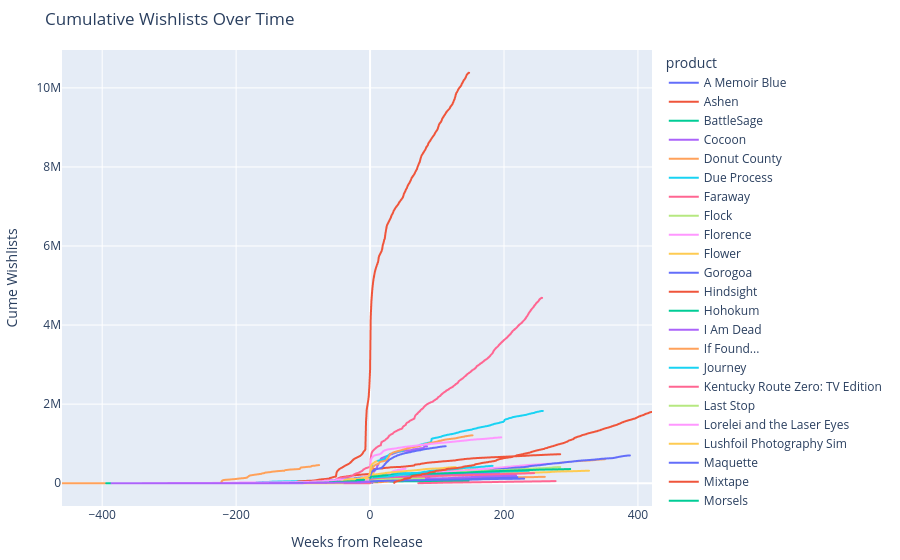

Notebook cell for this chart:
### Code cell
import plotly.express as px

# Create the interactive line plot
fig = px.line(df, 
              x="Weeks_from_Release", 
              y="cumulative_additions", 
              color='product',
              title="Cumulative Wishlists Over Time",
              labels={
                  "Weeks_from_Release": "Weeks from Release",
                  "cumulative_additions": "Cume Wishlists"
              })

# Update the layout for better aesthetics
fig.update_layout(
    autosize=True,
    height=600,
    margin=dict(l=20, r=20, t=50, b=20),
    hovermode='closest'
)

# Save as HTML
fig.write_html("docs/cumulative_wishlists_overtime.html")

# Show the interactive plot
fig.show()

### Figure 1 — Plotly figure (JSON) as saved in the notebook; plotly's stock layout.template omitted (floating-point values rounded to 4 significant figures; data arrays with more than 128 entries replaced by an {"elided": "..."} marker saying what was removed)
{"data": [{"hovertemplate": "product=A Memoir Blue<br>Weeks from Release=%{x}<br>Cume Wishlists=%{y}<extra></extra>", "legendgroup": "A Memoir Blue", "line": {"color": "#636efa", "dash": "solid"}, "marker": {"symbol": "circle"}, "mode": "lines", "name": "A Memoir Blue", "showlegend": true, "type": "scattergl", "x": {"elided": "386 int values"}, "xaxis": "x", "y": {"elided": "386 int values"}, "yaxis": "y"}, {"hovertemplate": "product=Ashen<br>Weeks from Release=%{x}<br>Cume Wishlists=%{y}<extra></extra>", "legendgroup": "Ashen", "line": {"color": "#EF553B", "dash": "solid"}, "marker": {"symbol": "circle"}, "mode": "lines", "name": "Ashen", "showlegend": true, "type": "scattergl", "x": {"elided": "385 int values"}, "xaxis": "x", "y": {"elided": "385 int values"}, "yaxis": "y"}, {"hovertemplate": "product=BattleSage<br>Weeks from Release=%{x}<br>Cume Wishlists=%{y}<extra></extra>", "legendgroup": "BattleSage", "line": {"color": "#00cc96", "dash": "solid"}, "marker": {"symbol": "circle"}, "mode": "lines", "name": "BattleSage", "showlegend": true, "type": "scattergl", "x": {"elided": "385 int values"}, "xaxis": "x", "y": {"elided": "385 int values"}, "yaxis": "y"}, {"hovertemplate": "product=Cocoon<br>Weeks from Release=%{x}<br>Cume Wishlists=%{y}<extra></extra>", "legendgroup": "Cocoon", "line": {"color": "#ab63fa", "dash": "solid"}, "marker": {"symbol": "circle"}, "mode": "lines", "name": "Cocoon", "showlegend": true, "type": "scattergl", "x": {"elided": "385 int values"}, "xaxis": "x", "y": {"elided": "385 int values"}, "yaxis": "y"}, {"hovertemplate": "product=Donut County<br>Weeks from Release=%{x}<br>Cume Wishlists=%{y}<extra></extra>", "legendgroup": "Donut County", "line": {"color": "#FFA15A", "dash": "solid"}, "marker": {"symbol": "circle"}, "mode": "lines", "name": "Donut County", "showlegend": true, "type": "scattergl", "x": {"elided": "386 int values"}, "xaxis": "x", "y": {"elided": "386 int values"}, "yaxis": "y"}, {"hovertemplate": "product=Due Process<br>Weeks from Release=%{x}<br>Cume Wishlists=%{y}<extra></extra>", "legendgroup": "Due Process", "line": {"color": "#19d3f3", "dash": "solid"}, "marker": {"symbol": "circle"}, "mode": "lines", "name": "Due Process", "showlegend": true, "type": "scattergl", "x": {"elided": "386 int values"}, "xaxis": "x", "y": {"elided": "386 int values"}, "yaxis": "y"}, {"hovertemplate": "product=Faraway<br>Weeks from Release=%{x}<br>Cume Wishlists=%{y}<extra></extra>", "legendgroup": "Faraway", "line": {"color": "#FF6692", "dash": "solid"}, "marker": {"symbol": "circle"}, "mode": "lines", "name": "Faraway", "showlegend": true, "type": "scattergl", "x": [-55, -54, -53, -52, -51, -50, -49, -48, -47, -46, -45, -44, -43, -42, -41, -40, -39, -38, -37, -36, -35, -34, -33, -32], "xaxis": "x", "y": [0, 1745, 2040, 2089, 2125, 2159, 2186, 2228, 2266, 2298, 2342, 3731, 4285, 4334, 4427, 4631, 4661, 4986, 5150, 5183, 5202, 5228, 5254, 5254], "yaxis": "y"}, {"hovertemplate": "product=Flock<br>Weeks from Release=%{x}<br>Cume Wishlists=%{y}<extra></extra>", "legendgroup": "Flock", "line": {"color": "#B6E880", "dash": "solid"}, "marker": {"symbol": "circle"}, "mode": "lines", "name": "Flock", "showlegend": true, "type": "scattergl", "x": {"elided": "386 int values"}, "xaxis": "x", "y": {"elided": "386 int values"}, "yaxis": "y"}, {"hovertemplate": "product=Florence<br>Weeks from Release=%{x}<br>Cume Wishlists=%{y}<extra></extra>", "legendgroup": "Florence", "line": {"color": "#FF97FF", "dash": "solid"}, "marker": {"symbol": "circle"}, "mode": "lines", "name": "Florence", "showlegend": true, "type": "scattergl", "x": {"elided": "386 int values"}, "xaxis": "x", "y": {"elided": "386 int values"}, "yaxis": "y"}, {"hovertemplate": "product=Flower<br>Weeks from Release=%{x}<br>Cume Wishlists=%{y}<extra></extra>", "legendgroup": "Flower", "line": {"color": "#FECB52", "dash": "solid"}, "marker": {"symbol": "circle"}, "mode": "lines", "name": "Flower", "showlegend": true, "type": "scattergl", "x": {"elided": "386 int values"}, "xaxis": "x", "y": {"elided": "386 int values"}, "yaxis": "y"}, {"hovertemplate": "product=Gorogoa<br>Weeks from Release=%{x}<br>Cume Wishlists=%{y}<extra></extra>", "legendgroup": "Gorogoa", "line": {"color": "#636efa", "dash": "solid"}, "marker": {"symbol": "circle"}, "mode": "lines", "name": "Gorogoa", "showlegend": true, "type": "scattergl", "x": {"elided": "386 int values"}, "xaxis": "x", "y": {"elided": "386 int values"}, "yaxis": "y"}, {"hovertemplate": "product=Hindsight<br>Weeks from Release=%{x}<br>Cume Wishlists=%{y}<extra></extra>", "legendgroup": "Hindsight", "line": {"color": "#EF553B", "dash": "solid"}, "marker": {"symbol": "circle"}, "mode": "lines", "name": "Hindsight", "showlegend": true, "type": "scattergl", "x": {"elided": "386 int values"}, "xaxis": "x", "y": {"elided": "386 int values"}, "yaxis": "y"}, {"hovertemplate": "product=Hohokum<br>Weeks from Release=%{x}<br>Cume Wishlists=%{y}<extra></extra>", "legendgroup": "Hohokum", "line": {"color": "#00cc96", "dash": "solid"}, "marker": {"symbol": "circle"}, "mode": "lines", "name": "Hohokum", "showlegend": true, "type": "scattergl", "x": {"elided": "386 int values"}, "xaxis": "x", "y": {"elided": "386 int values"}, "yaxis": "y"}, {"hovertemplate": "product=I Am Dead<br>Weeks from Release=%{x}<br>Cume Wishlists=%{y}<extra></extra>", "legendgroup": "I Am Dead", "line": {"color": "#ab63fa", "dash": "solid"}, "marker": {"symbol": "circle"}, "mode": "lines", "name": "I Am Dead", "showlegend": true, "type": "scattergl", "x": {"elided": "386 int values"}, "xaxis": "x", "y": {"elided": "386 int values"}, "yaxis": "y"}, {"hovertemplate": "product=If Found...<br>Weeks from Release=%{x}<br>Cume Wishlists=%{y}<extra></extra>", "legendgroup": "If Found...", "line": {"color": "#FFA15A", "dash": "solid"}, "marker": {"symbol": "circle"}, "mode": "lines", "name": "If Found...", "showlegend": true, "type": "scattergl", "x": {"elided": "386 int values"}, "xaxis": "x", "y": {"elided": "386 int values"}, "yaxis": "y"}, {"hovertemplate": "product=Journey<br>Weeks from Release=%{x}<br>Cume Wishlists=%{y}<extra></extra>", "legendgroup": "Journey", "line": {"color": "#19d3f3", "dash": "solid"}, "marker": {"symbol": "circle"}, "mode": "lines", "name": "Journey", "showlegend": true, "type": "scattergl", "x": {"elided": "386 int values"}, "xaxis": "x", "y": {"elided": "386 int values"}, "yaxis": "y"}, {"hovertemplate": "product=Kentucky Route Zero: TV Edition<br>Weeks from Release=%{x}<br>Cume Wishlists=%{y}<extra></extra>", "legendgroup": "Kentucky Route Zero: TV Edition", "line": {"color": "#FF6692", "dash": "solid"}, "marker": {"symbol": "circle"}, "mode": "lines", "name": "Kentucky Route Zero: TV Edition", "showlegend": true, "type": "scattergl", "x": {"elided": "206 int values"}, "xaxis": "x", "y": {"elided": "206 int values"}, "yaxis": "y"}, {"hovertemplate": "product=Last Stop<br>Weeks from Release=%{x}<br>Cume Wishlists=%{y}<extra></extra>", "legendgroup": "Last Stop", "line": {"color": "#B6E880", "dash": "solid"}, "marker": {"symbol": "circle"}, "mode": "lines", "name": "Last Stop", "showlegend": true, "type": "scattergl", "x": {"elided": "386 int values"}, "xaxis": "x", "y": {"elided": "386 int values"}, "yaxis": "y"}, {"hovertemplate": "product=Lorelei and the Laser Eyes<br>Weeks from Release=%{x}<br>Cume Wishlists=%{y}<extra></extra>", "legendgroup": "Lorelei and the Laser Eyes", "line": {"color": "#FF97FF", "dash": "solid"}, "marker": {"symbol": "circle"}, "mode": "lines", "name": "Lorelei and the Laser Eyes", "showlegend": true, "type": "scattergl", "x": {"elided": "386 int values"}, "xaxis": "x", "y": {"elided": "386 int values"}, "yaxis": "y"}, {"hovertemplate": "product=Lushfoil Photography Sim<br>Weeks from Release=%{x}<br>Cume Wishlists=%{y}<extra></extra>", "legendgroup": "Lushfoil Photography Sim", "line": {"color": "#FECB52", "dash": "solid"}, "marker": {"symbol": "circle"}, "mode": "lines", "name": "Lushfoil Photography Sim", "showlegend": true, "type": "scattergl", "x": {"elided": "386 int values"}, "xaxis": "x", "y": {"elided": "386 int values"}, "yaxis": "y"}, {"hovertemplate": "product=Maquette<br>Weeks from Release=%{x}<br>Cume Wishlists=%{y}<extra></extra>", "legendgroup": "Maquette", "line": {"color": "#636efa", "dash": "solid"}, "marker": {"symbol": "circle"}, "mode": "lines", "name": "Maquette", "showlegend": true, "type": "scattergl", "x": {"elided": "386 int values"}, "xaxis": "x", "y": {"elided": "386 int values"}, "yaxis": "y"}, {"hovertemplate": "product=Mixtape<br>Weeks from Release=%{x}<br>Cume Wishlists=%{y}<extra></extra>", "legendgroup": "Mixtape", "line": {"color": "#EF553B", "dash": "solid"}, "marker": {"symbol": "circle"}, "mode": "lines", "name": "Mixtape", "showlegend": true, "type": "scattergl", "x": {"elided": "386 int values"}, "xaxis": "x", "y": {"elided": "386 int values"}, "yaxis": "y"}, {"hovertemplate": "product=Morsels<br>Weeks from Release=%{x}<br>Cume Wishlists=%{y}<extra></extra>", "legendgroup": "Morsels", "line": {"color": "#00cc96", "dash": "solid"}, "marker": {"symbol": "circle"}, "mode": "lines", "name": "Morsels", "showlegend": true, "type": "scattergl", "x": {"elided": "385 int values"}, "xaxis": "x", "y": {"elided": "385 int values"}, "yaxis": "y"}, {"hovertemplate": "product=Mundaun<br>Weeks from Release=%{x}<br>Cume Wishlists=%{y}<extra></extra>", "legendgroup": "Mundaun", "line": {"color": "#ab63fa", "dash": "solid"}, "marker": {"symbol": "circle"}, "mode": "lines", "name": "Mundaun", "showlegend": true, "type": "scattergl", "x": {"elided": "386 int values"}, "xaxis": "x", "y": {"elided": "386 int values"}, "yaxis": "y"}, {"hovertemplate": "product=Neon White<br>Weeks from Release=%{x}<br>Cume Wishlists=%{y}<extra></extra>", "legendgroup": "Neon White", "line": {"color": "#FFA15A", "dash": "solid"}, "marker": {"symbol": "circle"}, "mode": "lines", "name": "Neon White", "showlegend": true, "type": "scattergl", "x": {"elided": "386 int values"}, "xaxis": "x", "y": {"elided": "386 int values"}, "yaxis": "y"}, {"hovertemplate": "product=Open Roads<br>Weeks from Release=%{x}<br>Cume Wishlists=%{y}<extra></extra>", "legendgroup": "Open Roads", "line": {"color": "#19d3f3", "dash": "solid"}, "marker": {"symbol": "circle"}, "mode": "lines", "name": "Open Roads", "showlegend": true, "type": "scattergl", "x": {"elided": "386 int values"}, "xaxis": "x", "y": {"elided": "386 int values"}, "yaxis": "y"}, {"hovertemplate": "product=Outer Wilds<br>Weeks from Release=%{x}<br>Cume Wishlists=%{y}<extra></extra>", "legendgroup": "Outer Wilds", "line": {"color": "#FF6692", "dash": "solid"}, "marker": {"symbol": "circle"}, "mode": "lines", "name": "Outer Wilds", "showlegend": true, "type": "scattergl", "x": {"elided": "386 int values"}, "xaxis": "x", "y": {"elided": "386 int values"}, "yaxis": "y"}, {"hovertemplate": "product=Sayonara Wild Hearts<br>Weeks from Release=%{x}<br>Cume Wishlists=%{y}<extra></extra>", "legendgroup": "Sayonara Wild Hearts", "line": {"color": "#B6E880", "dash": "solid"}, "marker": {"symbol": "circle"}, "mode": "lines", "name": "Sayonara Wild Hearts", "showlegend": true, "type": "scattergl", "x": {"elided": "386 int values"}, "xaxis": "x", "y": {"elided": "386 int values"}, "yaxis": "y"}, {"hovertemplate": "product=Skin Deep<br>Weeks from Release=%{x}<br>Cume Wishlists=%{y}<extra></extra>", "legendgroup": "Skin Deep", "line": {"color": "#FF97FF", "dash": "solid"}, "marker": {"symbol": "circle"}, "mode": "lines", "name": "Skin Deep", "showlegend": true, "type": "scattergl", "x": {"elided": "386 int values"}, "xaxis": "x", "y": {"elided": "386 int values"}, "yaxis": "y"}, {"hovertemplate": "product=Solar Ash<br>Weeks from Release=%{x}<br>Cume Wishlists=%{y}<extra></extra>", "legendgroup": "Solar Ash", "line": {"color": "#FECB52", "dash": "solid"}, "marker": {"symbol": "circle"}, "mode": "lines", "name": "Solar Ash", "showlegend": true, "type": "scattergl", "x": {"elided": "386 int values"}, "xaxis": "x", "y": {"elided": "386 int values"}, "yaxis": "y"}, {"hovertemplate": "product=Storyteller<br>Weeks from Release=%{x}<br>Cume Wishlists=%{y}<extra></extra>", "legendgroup": "Storyteller", "line": {"color": "#636efa", "dash": "solid"}, "marker": {"symbol": "circle"}, "mode": "lines", "name": "Storyteller", "showlegend": true, "type": "scattergl", "x": {"elided": "386 int values"}, "xaxis": "x", "y": {"elided": "386 int values"}, "yaxis": "y"}, {"hovertemplate": "product=Stray<br>Weeks from Release=%{x}<br>Cume Wishlists=%{y}<extra></extra>", "legendgroup": "Stray", "line": {"color": "#EF553B", "dash": "solid"}, "marker": {"symbol": "circle"}, "mode": "lines", "name": "Stray", "showlegend": true, "type": "scattergl", "x": {"elided": "386 int values"}, "xaxis": "x", "y": {"elided": "386 int values"}, "yaxis": "y"}, {"hovertemplate": "product=Telling Lies<br>Weeks from Release=%{x}<br>Cume Wishlists=%{y}<extra></extra>", "legendgroup": "Telling Lies", "line": {"color": "#00cc96", "dash": "solid"}, "marker": {"symbol": "circle"}, "mode": "lines", "name": "Telling Lies", "showlegend": true, "type": "scattergl", "x": {"elided": "385 int values"}, "xaxis": "x", "y": {"elided": "385 int values"}, "yaxis": "y"}, {"hovertemplate": "product=The Artful Escape<br>Weeks from Release=%{x}<br>Cume Wishlists=%{y}<extra></extra>", "legendgroup": "The Artful Escape", "line": {"color": "#ab63fa", "dash": "solid"}, "marker": {"symbol": "circle"}, "mode": "lines", "name": "The Artful Escape", "showlegend": true, "type": "scattergl", "x": {"elided": "386 int values"}, "xaxis": "x", "y": {"elided": "386 int values"}, "yaxis": "y"}, {"hovertemplate": "product=The Lost Wild<br>Weeks from Release=%{x}<br>Cume Wishlists=%{y}<extra></extra>", "legendgroup": "The Lost Wild", "line": {"color": "#FFA15A", "dash": "solid"}, "marker": {"symbol": "circle"}, "mode": "lines", "name": "The Lost Wild", "showlegend": true, "type": "scattergl", "x": {"elided": "385 int values"}, "xaxis": "x", "y": {"elided": "385 int values"}, "yaxis": "y"}, {"hovertemplate": "product=The Pathless<br>Weeks from Release=%{x}<br>Cume Wishlists=%{y}<extra></extra>", "legendgroup": "The Pathless", "line": {"color": "#19d3f3", "dash": "solid"}, "marker": {"symbol": "circle"}, "mode": "lines", "name": "The Pathless", "showlegend": true, "type": "scattergl", "x": {"elided": "386 int values"}, "xaxis": "x", "y": {"elided": "386 int values"}, "yaxis": "y"}, {"hovertemplate": "product=The Unfinished Swan<br>Weeks from Release=%{x}<br>Cume Wishlists=%{y}<extra></extra>", "legendgroup": "The Unfinished Swan", "line": {"color": "#FF6692", "dash": "solid"}, "marker": {"symbol": "circle"}, "mode": "lines", "name": "The Unfinished Swan", "showlegend": true, "type": "scattergl", "x": {"elided": "386 int values"}, "xaxis": "x", "y": {"elided": "386 int values"}, "yaxis": "y"}, {"hovertemplate": "product=Thirsty Suitors<br>Weeks from Release=%{x}<br>Cume Wishlists=%{y}<extra></extra>", "legendgroup": "Thirsty Suitors", "line": {"color": "#B6E880", "dash": "solid"}, "marker": {"symbol": "circle"}, "mode": "lines", "name": "Thirsty Suitors", "showlegend": true, "type": "scattergl", "x": {"elided": "386 int values"}, "xaxis": "x", "y": {"elided": "386 int values"}, "yaxis": "y"}, {"hovertemplate": "product=Twelve Minutes<br>Weeks from Release=%{x}<br>Cume Wishlists=%{y}<extra></extra>", "legendgroup": "Twelve Minutes", "line": {"color": "#FF97FF", "dash": "solid"}, "marker": {"symbol": "circle"}, "mode": "lines", "name": "Twelve Minutes", "showlegend": true, "type": "scattergl", "x": {"elided": "386 int values"}, "xaxis": "x", "y": {"elided": "386 int values"}, "yaxis": "y"}, {"hovertemplate": "product=Wanderstop<br>Weeks from Release=%{x}<br>Cume Wishlists=%{y}<extra></extra>", "legendgroup": "Wanderstop", "line": {"color": "#FECB52", "dash": "solid"}, "marker": {"symbol": "circle"}, "mode": "lines", "name": "Wanderstop", "showlegend": true, "type": "scattergl", "x": {"elided": "386 int values"}, "xaxis": "x", "y": {"elided": "386 int values"}, "yaxis": "y"}, {"hovertemplate": "product=Wattam<br>Weeks from Release=%{x}<br>Cume Wishlists=%{y}<extra></extra>", "legendgroup": "Wattam", "line": {"color": "#636efa", "dash": "solid"}, "marker": {"symbol": "circle"}, "mode": "lines", "name": "Wattam", "showlegend": true, "type": "scattergl", "x": {"elided": "385 int values"}, "xaxis": "x", "y": {"elided": "385 int values"}, "yaxis": "y"}, {"hovertemplate": "product=What Remains of Edith Finch<br>Weeks from Release=%{x}<br>Cume Wishlists=%{y}<extra></extra>", "legendgroup": "What Remains of Edith Finch", "line": {"color": "#EF553B", "dash": "solid"}, "marker": {"symbol": "circle"}, "mode": "lines", "name": "What Remains of Edith Finch", "showlegend": true, "type": "scattergl", "x": {"elided": "386 int values"}, "xaxis": "x", "y": {"elided": "386 int values"}, "yaxis": "y"}, {"hovertemplate": "product=Wheel World<br>Weeks from Release=%{x}<br>Cume Wishlists=%{y}<extra></extra>", "legendgroup": "Wheel World", "line": {"color": "#00cc96", "dash": "solid"}, "marker": {"symbol": "circle"}, "mode": "lines", "name": "Wheel World", "showlegend": true, "type": "scattergl", "x": {"elided": "386 int values"}, "xaxis": "x", "y": {"elided": "386 int values"}, "yaxis": "y"}, {"hovertemplate": "product=to a T<br>Weeks from Release=%{x}<br>Cume Wishlists=%{y}<extra></extra>", "legendgroup": "to a T", "line": {"color": "#ab63fa", "dash": "solid"}, "marker": {"symbol": "circle"}, "mode": "lines", "name": "to a T", "showlegend": true, "type": "scattergl", "x": {"elided": "386 int values"}, "xaxis": "x", "y": {"elided": "386 int values"}, "yaxis": "y"}], "layout": {"autosize": true, "hovermode": "closest", "legend": {"title": {"text": "product"}, "tracegroupgap": 0}, "margin": {"b": 20, "l": 20, "r": 20, "t": 50}, "title": {"text": "Cumulative Wishlists Over Time"}, "xaxis": {"anchor": "y", "autorange": true, "domain": [0, 1], "range": [-460, 421], "title": {"text": "Weeks from Release"}, "type": "linear"}, "yaxis": {"anchor": "x", "autorange": true, "domain": [0, 1], "range": [-576700.0, 10960000.0], "title": {"text": "Cume Wishlists"}, "type": "linear"}}}
